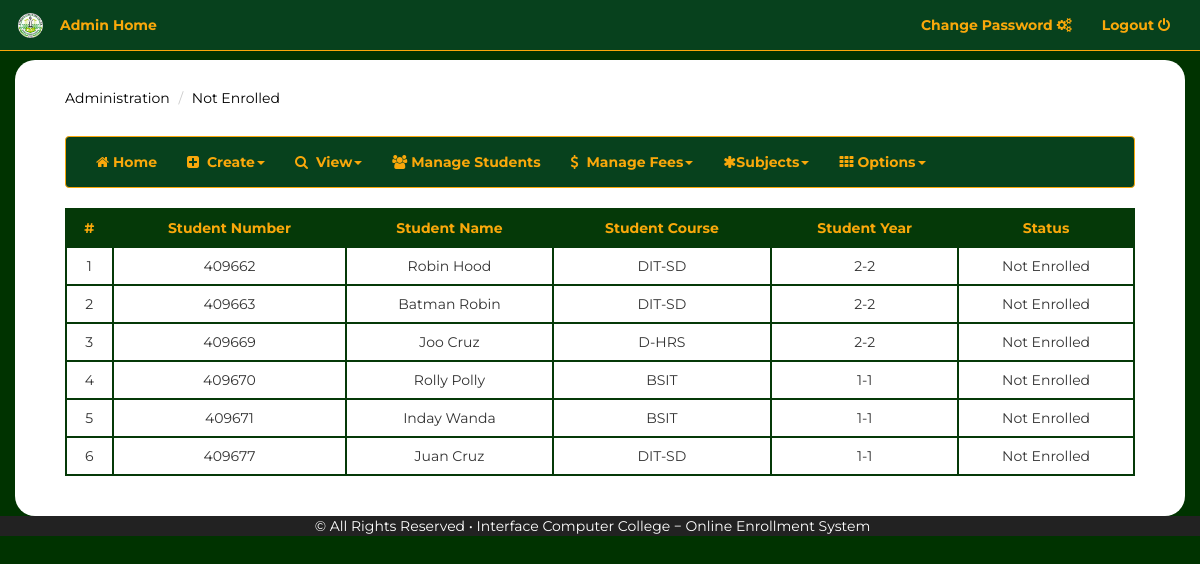
The app's page /admin/view_not_enrolled.php (signed in) with its own data.
### tables this page shows
CREATE TABLE `tbl_studentinfo` (
  `studentNo` int(6) NOT NULL AUTO_INCREMENT,
  `course_id` varchar(10) NOT NULL,
  `first_name` varchar(255) NOT NULL,
  `last_name` varchar(255) NOT NULL,
  `middle_name` varchar(255) NOT NULL,
  `branch_id` int(10) NOT NULL,
  `address` varchar(255) NOT NULL,
  `age` int(11) NOT NULL,
  `gender` varchar(255) NOT NULL,
  `contact_number` int(11) NOT NULL,
  `email_address` varchar(255) NOT NULL,
  `grant_id` int(11) NOT NULL,
  `year_level` int(1) NOT NULL,
  `semester_num` int(1) NOT NULL,
  `student_type` varchar(10) NOT NULL,
  `status` varchar(15) NOT NULL,
  `new_old` varchar(255) NOT NULL DEFAULT 'new',
  `student_photo` text,
  PRIMARY KEY (`studentNo`,`email_address`),
  KEY `course_id` (`course_id`),
  KEY `branch_id` (`branch_id`),
  KEY `year_level` (`year_level`),
  KEY `semester_num` (`semester_num`),
  KEY `grant_id` (`grant_id`),
  CONSTRAINT `tbl_studentinfo_ibfk_2` FOREIGN KEY (`branch_id`) REFERENCES `tbl_branches` (`branch_id`),
  CONSTRAINT `tbl_studentinfo_ibfk_4` FOREIGN KEY (`year_level`) REFERENCES `tbl_academic_year` (`id`),
  CONSTRAINT `tbl_studentinfo_ibfk_5` FOREIGN KEY (`semester_num`) REFERENCES `tbl_academic_sem` (`id`),
  CONSTRAINT `tbl_studentinfo_ibfk_6` FOREIGN KEY (`course_id`) REFERENCES `tbl_course_info` (`course_id`),
  CONSTRAINT `tbl_studentinfo_ibfk_7` FOREIGN KEY (`grant_id`) REFERENCES `tbl_grants` (`grant_id`) ON DELETE NO ACTION ON UPDATE NO ACTION
);

### admin/view_not_enrolled.php (the view, shortened to what this page needs)
<?php
  require('includes/connection.php');
  include('includes/header.php');
  include('../admin/navigation_admin2.php');
?>
       <div class="container" id="mainContainer">
            <div class="container-fluid">
                <div class="row">
                    <div class="col-md-12">
                      <ol class="breadcrumb">
                          <li><a href="../admin/Administration.php">Administration</a></li>
                          <li><a href="../admin/view_not_enrolled.php">Not Enrolled</a></li>
                      </ol>
                    </div>
                </div>
                    <div class="col-md-12">
                            <div class="row">
                               <div class="col-sm-12">
                                   <table class="table table-responsive table-bordered">
                                        <tr>
                                          <th class="text-center">
                                              #
                                          </th>
                                          <th class="text-center">
                                            Student Number
                                          </th>
                                          <th class="text-center">
                                            Student Name
                                          </th>
                                          <th class="text-center">
                                            Student Course
                                          </th>
                                          <th class="text-center">
                                            Student Year
                                          </th>
                                          <th class="text-center">
                                            Status
                                          </th>
                                        </tr>
                                        <tr>
                                        <?php include('admin_nav2.php'); ?>
                                          <div class="container-fluid">
                                            <?php
                                                $flag = "Not Enrolled";
                                                $query = "SELECT studInfo.studentNo,
                                                          studInfo.first_name ,
                                                          studInfo.last_name,
                                                          studInfo.course_id,
                                                          studInfo.year_level,
                                                          studInfo.semester_num ,
                                                          studInfo.status
                                                          FROM tbl_studentinfo studInfo
                                                          WHERE studInfo.status = '$flag'";
                                                $result = mysqli_query($conn,$query);
                                                $i=1;
                                                while( $row = mysqli_fetch_assoc($result) ){
                                                        $student_number = $row['studentNo'];
                                                        $student_fname = $row['first_name'];
                                                        $student_lastName = $row['last_name'];
                                                        $student_course = $row['course_id'];
                                                        $student_yrLevel = $row['year_level'];
                                                        $student_semNumber = $row['semester_num'];
                                                        $student_status = $row['status'];
                                             ?>
                                         <td class="text-center">
                                           <?php echo $i; ?>
                                         </td>
                                          <td class="text-center">
                                          <?php echo $student_number; ?>
                                          </td>
                                          <td class="text-center">
                                           <?php {echo $student_fname ,' ', $student_lastName;} ?>
                                          </td>
                                          <td class="text-center">
                                          <?php echo $student_course; ?>
                                          </td >
                                          <td class="text-center">
                                            <?php {echo $student_yrLevel , '-' , $student_semNumber;} ?>
                                          </td>
                                          <td class="text-center">
                                            <?php echo $student_status; ?>
                                          </td>
                                        </tr>
                                        <?php $i++; } ?>
                                  </table>
                               </div>
                               </div>
                            </div>
                        </div>
                    </div>
 <?php include('includes/footer.php'); ?>

### admin/style.css (style rules this page uses)
html, body, .cover { height: 100%; }
body { background-color: #003300; font-family: 'Montserrat', sans-serif; }
#mainContainer { background-color: white; padding: 20px; border-radius: 20px; margin-top: 60px; }
.breadcrumb { background-color: inherit; }
.breadcrumb li a { color: black; }
.table-bordered { border: solid 2px #053908; }
.table-bordered tr { border: solid 2px #053908; }
.table-bordered tr th { background-color: #053908; color:#f9a80b; }
.table-bordered tr .text-center { border: solid 2px #053908; }

### records on screen
tbl_studentinfo: studentNo "409662", first_name "Robin", last_name "Hood", course "DIT-SD", year_level "2", semester_num "2", status "Not Enrolled"
tbl_studentinfo: studentNo "409663", first_name "Batman", last_name "Robin", course "DIT-SD", year_level "2", semester_num "2", status "Not Enrolled"
tbl_studentinfo: studentNo "409669", first_name "Joo", last_name "Cruz", course "D-HRS", year_level "2", semester_num "2", status "Not Enrolled"
tbl_studentinfo: studentNo "409670", first_name "Rolly", last_name "Polly", course "BSIT", year_level "1", semester_num "1", status "Not Enrolled"
tbl_studentinfo: studentNo "409671", first_name "Inday", last_name "Wanda", course "BSIT", year_level "1", semester_num "1", status "Not Enrolled"
tbl_studentinfo: studentNo "409677", first_name "Juan", last_name "Cruz", course "DIT-SD", year_level "1", semester_num "1", status "Not Enrolled"
